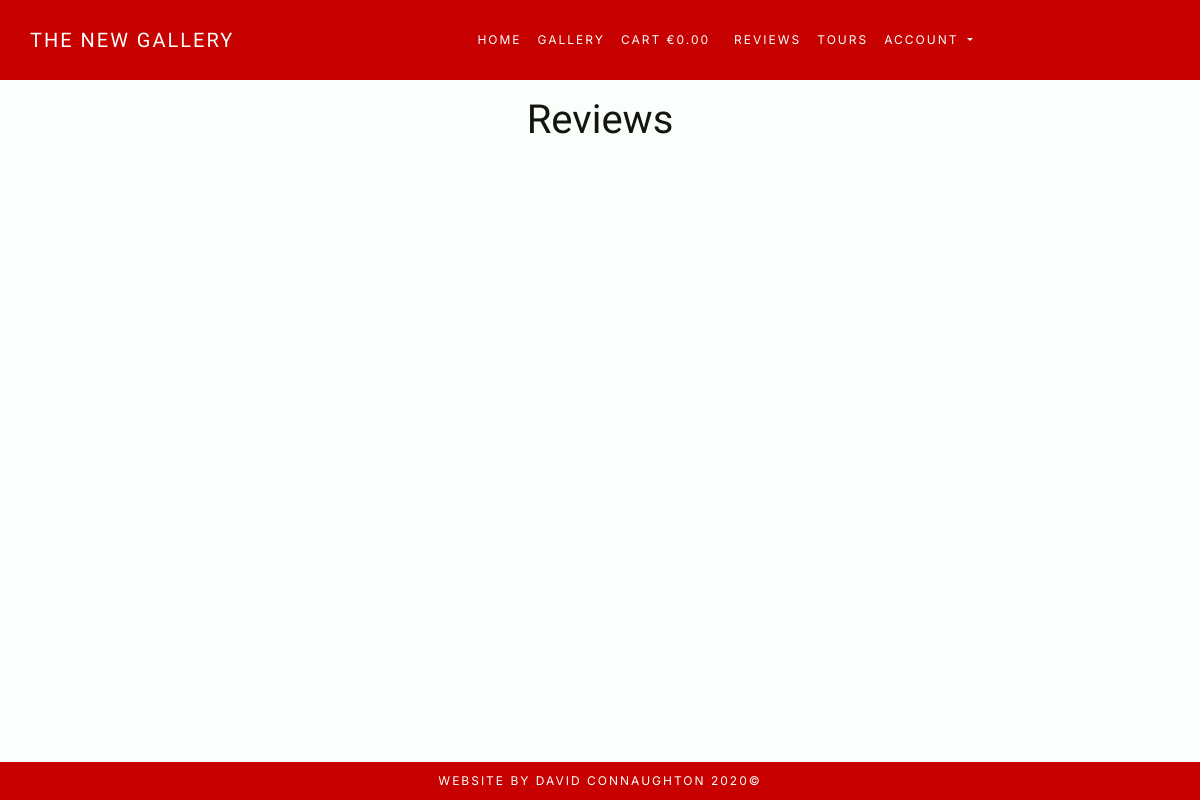
/reviews/, run on an earlier commit of the app's database.
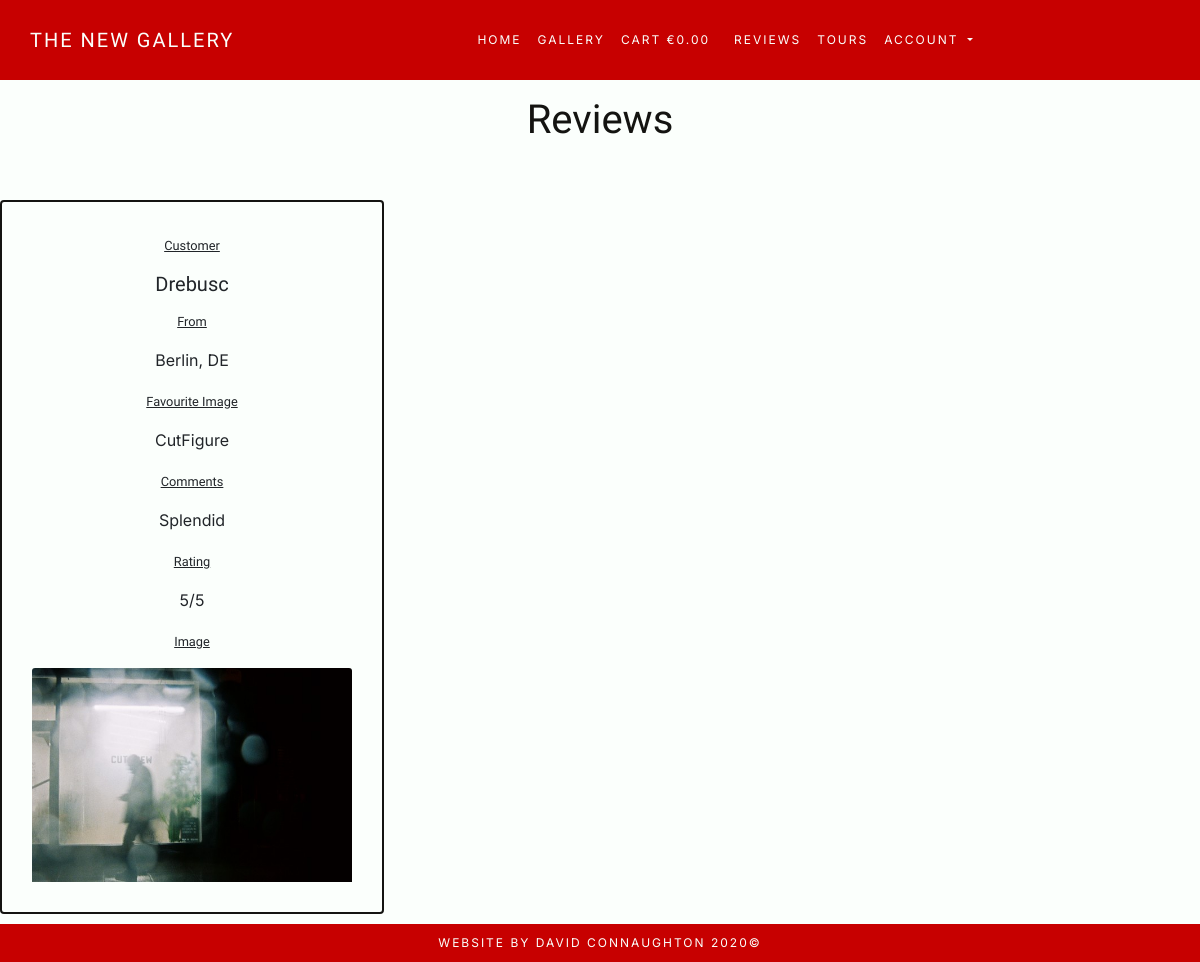
And on a later commit of the database.
### reviews/models.py (models this page shows, shortened)
class Review(models.Model):
    ONE = 1
    TWO = 2
    THREE = 3
    FOUR = 4
    FIVE = 5
    RATING_CHOICES = (
        (ONE, 1),
        (TWO, 2),
        (THREE, 3),
        (FOUR, 4),
        (FIVE, 5),
    )
    favourite_image = models.ForeignKey(
        'Image', null=True, blank=True, on_delete=models.CASCADE)
    user = models.ForeignKey(User, on_delete=models.CASCADE)
    city = models.CharField(max_length=20, null=False, blank=False)
    country = CountryField(
        blank_label='Country', null=False, blank=False
    )
    review = models.TextField(max_length=200, null=False, blank=False)
    date_posted = models.DateTimeField(default=timezone.now)
    rating = models.IntegerField(choices=RATING_CHOICES, default=ONE)

class Image(models.Model):
    class Meta:
        verbose_name_plural = 'Images'
    image = models.CharField(max_length=100)
    def __str__(self):
        return self.image

### reviews/views.py (the view)
# urls.py: path('', ReviewListView.as_view(), name='reviews'),
class ReviewListView(ListView):
    model = Review
    template_name = 'reviews/reviews.html'
    context_object_name = 'reviews'

### cart/contexts.py (called while the page is built, shortened)
def cart_contents(request):
    cart_items = []
    total = 0
    photo_count = 0
    cart = request.session.get('cart', {})
    context = {
        'cart_items': cart_items,
        'total': total,
        'photo_count': photo_count,
    }
    return context

### reviews/templates/reviews/reviews.html (shortened to what this page needs)
{% extends "base.html" %}
{% load static %}
{% block extra_css %}
<link rel="stylesheet" href="{% static 'reviews/css/reviews.css' %}">
{% endblock %}
{% block content %}
    <div class="container-fluid mx-auto row justify-content-center">
        <h1 class="mt-5 pt-5 header profile-header">Reviews</h1>
        <br>
    </div>
    <section>
        <div class="row">
            {% for review in reviews %}
                <div class="col-12 col-md-4">
                    <div class="card m-5 mx-auto text-center card-outline">
                        <div class="card-body">
                            <p>
                                <small class="small">Customer</small>
                            </p>
                            <h5 class="card-title">{{ review.user }}</h5>
                            <p>
                                <small class="small">From</small>
                            </p>
                            <p class="card-text review-text">{{ review.city }}, {{ review.country }}</p>
                            <p>
                                <small class="small">Favourite Image</small>
                            </p>
                            <p class="card-text review-text">{{ review.favourite_image }}</p>
                            <p>
                                <small class="small">Comments</small>
                            </p>
                            <p class="card-text review-text">{{ review.review }}</p>
                            <p>
                                <small class="small">Rating</small>
                            </p>
                            <p class="card-text">{{ review.rating }}/5 </p>
                            <p>
                                <small class="small">Image</small>
                            </p>
                            <img class="card-img-top" src="/media/{{ review.favourite_image }}.jpg" alt="Card image cap">
                        </div>
                    </div>
                </div>
            {% endfor %}
        </div>
    </section>
{% endblock %}

What changed in the data, as far as the page shows it:
added Review: user "Drebusc", city "Berlin", country "DE", favourite_image "CutFigure", review "Splendid", rating "5", favourite_image (picture)
